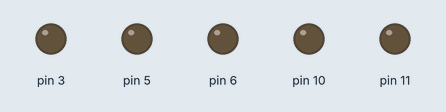
Simulated run of this sketch. Board: Arduino Uno, built with avr-gcc and run on an emulated ATmega328P. Parts: output pins drawn as LEDs (lit = HIGH).

Above: at 0.15 s.
At 1.65 s:
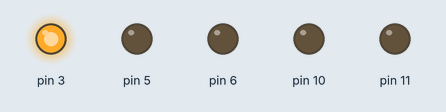
At 3.15 s:
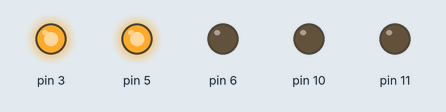
At 6.16 s:
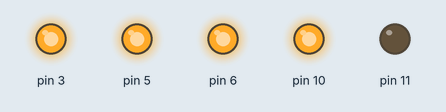
At 19.99 s:
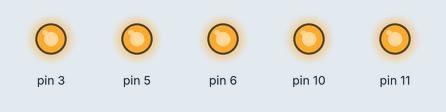
At 39.84 s:
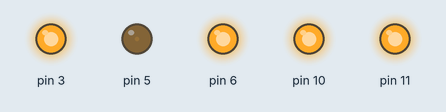
Timing chart, 0 to 39.8 s (numbered marks = the images above):
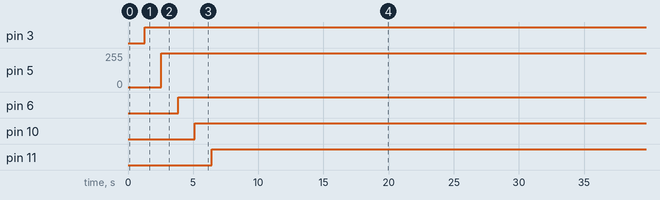

Measured:
- by itself, pin 3: LOW → HIGH at 1.3 s
- by itself, pin 5: 0/255 → 255/255 at 2.6 s
- by itself, pin 6: LOW → HIGH at 3.8 s
- by itself, pin 10: LOW → HIGH at 5.1 s
- by itself, pin 11: LOW → HIGH at 6.4 s

The sketch:

LedNiveauEclairageStatic.ino
```cpp
int m=5;
void setup() {
pinMode(3,OUTPUT);
pinMode(5,OUTPUT);
pinMode(6,OUTPUT);
pinMode(10,OUTPUT);
pinMode(11,OUTPUT);


}

void loop() {

alumer(3);
alumer(5);
alumer(6);
alumer(10);
alumer(11);


}

void alumer(int pin)
{
  for (int i=0; i <= 255; i++){
      analogWrite(pin,i);
       delay(m);
      }


}
```
